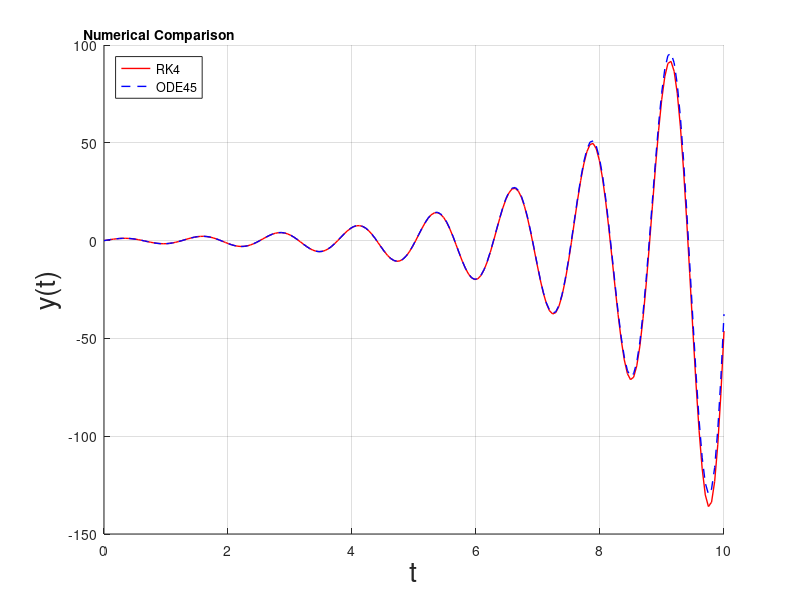

Write the MATLAB code that produced this figure. (Note: this script raises an error after producing the figure.)
clear; clc; close all;
function res = y_n1(t_n, y_n, h)
    A_coeff = f(t_n, y_n);
    B_coeff = f(t_n + h/2, y_n + A_coeff * h / 2);
    C_coeff = f(t_n + h/2, y_n+ B_coeff * h / 2);
    D_coeff = f(t_n + h, y_n + C_coeff * h);
    res = y_n + (A_coeff + 2*B_coeff +  2*C_coeff + D_coeff)* h / 6;
end
%------------------------------------%
% y' = f(t, y) for first order ode of the type
% y should be continous and smooth for all t !!!!
function res = f(t, y)
%input your function here
    res = y - 0.5*exp(t/2)*sin(5*t) + 5*exp(t/2)*cos(5*t);
    %res = y - t.^2 + 1;
end
h = 0.05;
t_start = 0;
t_end = 10;
y0 = 0;
%------------------------------------%

t_span = abs(t_end - t_start);
n = t_span/h;
t = linspace(t_start, t_end, n);
y = zeros(1, n);
y(1) = y0;
for i = 1:n-1
    y(i+1) = y_n1(t(i), y(i), h);
end
hold on;
grid on;
plot(t, y, 'LineWidth', 1, 'LineStyle', '-', 'Color', 'r');

[t_matlab,y_matlab] = ode45(@(t, y) f(t, y), t, y(1));
plot(t_matlab, y_matlab, 'LineWidth', 1, 'LineStyle', '--', 'Color', 'b');


xlabel('t', 'FontSize', 20);
ylabel('y(t)', 'FontSize', 20);
lgd = legend('RK4', 'ODE45', 'Location', 'northwest');
title(lgd,'Numerical Comparison');
fontsize(lgd, 15, 'points');

fgr = figure;
error_arr = zeros(1, n);
for i = 1:n
    error_arr(i) = abs(y_matlab(i) - y(i));
end
figure(fgr);
plot(t, error_arr, 'LineWidth', 2, 'Color', 'g');
xlabel('t', 'FontSize', 20);
ylabel('Error (t)', 'FontSize', 20);
title('Error between RK4 and ODE45', 'FontSize', 20);
grid on;
lgd = legend('Difference', 'Location', 'northwest');
title(lgd,'Error Estimation');
fontsize(lgd, 15, 'points');
